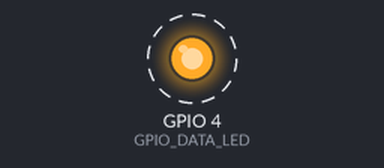
A program run on a simulated ESP32. Shown: output pins drawn as LEDs (lit = HIGH). Dashed ring = blinking.

Above: at 0.5 s.
Timing chart, 0 to 4.6 s (numbered marks = the images above):
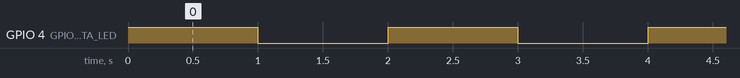

Measured:
- by itself, GPIO 4 (GPIO_DATA_LED): alternates HIGH for 1.0 s and LOW for 1.0 s

The program:

main.cpp
```cpp
#include <Arduino.h>

#include "board_mapping.h"

// put function declarations here:
int myFunction(int, int);

void setup() {
  // put your setup code here, to run once:
  int result = myFunction(2, 3);


  pinMode(GPIO_DATA_LED, OUTPUT);
}

void loop() {
  // put your main code here, to run repeatedly:

  digitalWrite(GPIO_DATA_LED, HIGH);  // turn the LED on (HIGH is the voltage level)
  delay(1000);                      // wait for a second
  digitalWrite(GPIO_DATA_LED, LOW);   // turn the LED off by making the voltage LOW
  delay(1000);                      // wait for a second

  // texte ajouté 2024-02-04

}

// put function definitions here:
int myFunction(int x, int y) {
  return x + y;
}
```

board_mapping.h
```cpp
// Broches utilisées par le robot
// https://github.com/cegep-electronique-programmable/robot-balance-2023/#choix-des-broches-du-microcontr%C3%B4leur


// UART
#define GPIO_UART_TX            1
#define GPIO_UART_RX            3

// Boutons utilisateurs
#define GPIO_B1                 36  // Input only
#define GPIO_B2                 39  // Input only

// Points de test (entrées seulement)
#define GPIO_TP1                34  // Input only
#define GPIO_TP2                35  // Input only

// Activation des moteurs
#define GPIO_ENABLE_MOTEURS     32

// Moteur droit
#define GPIO_DIR_D              33
#define GPIO_STEP_D             25
#define GPIO_MS1_D              14
#define GPIO_MS2_D              27
#define GPIO_MS3_D              26

// Moteur gauche
#define GPIO_DIR_G              17
#define GPIO_STEP_G             16
#define GPIO_MS1_G              2
#define GPIO_MS2_G              15
#define GPIO_MS3_G              13

// LED
#define GPIO_DATA_LED           4
#define NEOPIXEL_PIN            GPIO_DATA_LED
#define NEOPIXEL_COUNT          5

// SPI
#define GPIO_VPSI_CS1           5
#define GPIO_VPSI_SCK           18
#define GPIO_VPSI_MISO          19
#define GPIO_VPSI_MOSI          23

// I2C
#define GPIO_I2C_SDA            21
#define GPIO_I2C_SCL            22
```
